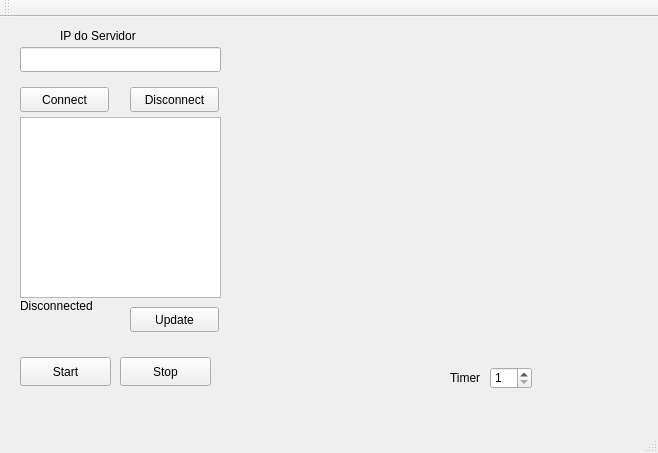
<?xml version="1.0" encoding="UTF-8"?>
<ui version="4.0">
 <class>MainWindow</class>
 <widget class="QMainWindow" name="MainWindow">
  <property name="geometry">
   <rect>
    <x>0</x>
    <y>0</y>
    <width>658</width>
    <height>453</height>
   </rect>
  </property>
  <property name="windowTitle">
   <string>MainWindow</string>
  </property>
  <widget class="QWidget" name="centralWidget">
   <widget class="QPushButton" name="pushButtonStart">
    <property name="geometry">
     <rect>
      <x>20</x>
      <y>340</y>
      <width>91</width>
      <height>29</height>
     </rect>
    </property>
    <property name="text">
     <string>Start</string>
    </property>
   </widget>
   <widget class="QLabel" name="label">
    <property name="geometry">
     <rect>
      <x>60</x>
      <y>10</y>
      <width>101</width>
      <height>17</height>
     </rect>
    </property>
    <property name="text">
     <string>IP do Servidor</string>
    </property>
    <property name="scaledContents">
     <bool>false</bool>
    </property>
    <property name="wordWrap">
     <bool>false</bool>
    </property>
   </widget>
   <widget class="QPushButton" name="pushButton_Connect">
    <property name="geometry">
     <rect>
      <x>20</x>
      <y>70</y>
      <width>89</width>
      <height>25</height>
     </rect>
    </property>
    <property name="text">
     <string>Connect</string>
    </property>
   </widget>
   <widget class="QPushButton" name="pushButton_Disconnect">
    <property name="geometry">
     <rect>
      <x>130</x>
      <y>70</y>
      <width>89</width>
      <height>25</height>
     </rect>
    </property>
    <property name="text">
     <string>Disconnect</string>
    </property>
   </widget>
   <widget class="QLineEdit" name="lineEdit_IP">
    <property name="geometry">
     <rect>
      <x>20</x>
      <y>30</y>
      <width>201</width>
      <height>25</height>
     </rect>
    </property>
   </widget>
   <widget class="QLabel" name="label_Status">
    <property name="geometry">
     <rect>
      <x>20</x>
      <y>280</y>
      <width>91</width>
      <height>17</height>
     </rect>
    </property>
    <property name="text">
     <string>Disconnected</string>
    </property>
   </widget>
   <widget class="QListWidget" name="listWidget">
    <property name="geometry">
     <rect>
      <x>20</x>
      <y>100</y>
      <width>201</width>
      <height>181</height>
     </rect>
    </property>
   </widget>
   <widget class="QPushButton" name="pushButton_Listar">
    <property name="geometry">
     <rect>
      <x>130</x>
      <y>290</y>
      <width>89</width>
      <height>25</height>
     </rect>
    </property>
    <property name="text">
     <string>Update</string>
    </property>
   </widget>
   <widget class="Plotter" name="widget" native="true">
    <property name="geometry">
     <rect>
      <x>240</x>
      <y>10</y>
      <width>381</width>
      <height>321</height>
     </rect>
    </property>
   </widget>
   <widget class="QSpinBox" name="spinBoxTimer">
    <property name="geometry">
     <rect>
      <x>490</x>
      <y>350</y>
      <width>42</width>
      <height>22</height>
     </rect>
    </property>
    <property name="minimum">
     <number>1</number>
    </property>
    <property name="maximum">
     <number>10</number>
    </property>
   </widget>
   <widget class="QPushButton" name="pushButtonGet_Stop">
    <property name="geometry">
     <rect>
      <x>120</x>
      <y>340</y>
      <width>91</width>
      <height>29</height>
     </rect>
    </property>
    <property name="text">
     <string>Stop</string>
    </property>
   </widget>
   <widget class="QLabel" name="label_2">
    <property name="geometry">
     <rect>
      <x>450</x>
      <y>350</y>
      <width>41</width>
      <height>21</height>
     </rect>
    </property>
    <property name="text">
     <string>Timer</string>
    </property>
   </widget>
  </widget>
  <widget class="QMenuBar" name="menuBar">
   <property name="geometry">
    <rect>
     <x>0</x>
     <y>0</y>
     <width>658</width>
     <height>21</height>
    </rect>
   </property>
  </widget>
  <widget class="QToolBar" name="mainToolBar">
   <attribute name="toolBarArea">
    <enum>TopToolBarArea</enum>
   </attribute>
   <attribute name="toolBarBreak">
    <bool>false</bool>
   </attribute>
  </widget>
  <widget class="QStatusBar" name="statusBar"/>
 </widget>
 <layoutdefault spacing="6" margin="11"/>
 <customwidgets>
  <customwidget>
   <class>Plotter</class>
   <extends>QWidget</extends>
   <header>plotter.h</header>
   <container>1</container>
  </customwidget>
 </customwidgets>
 <resources/>
 <connections/>
</ui>
